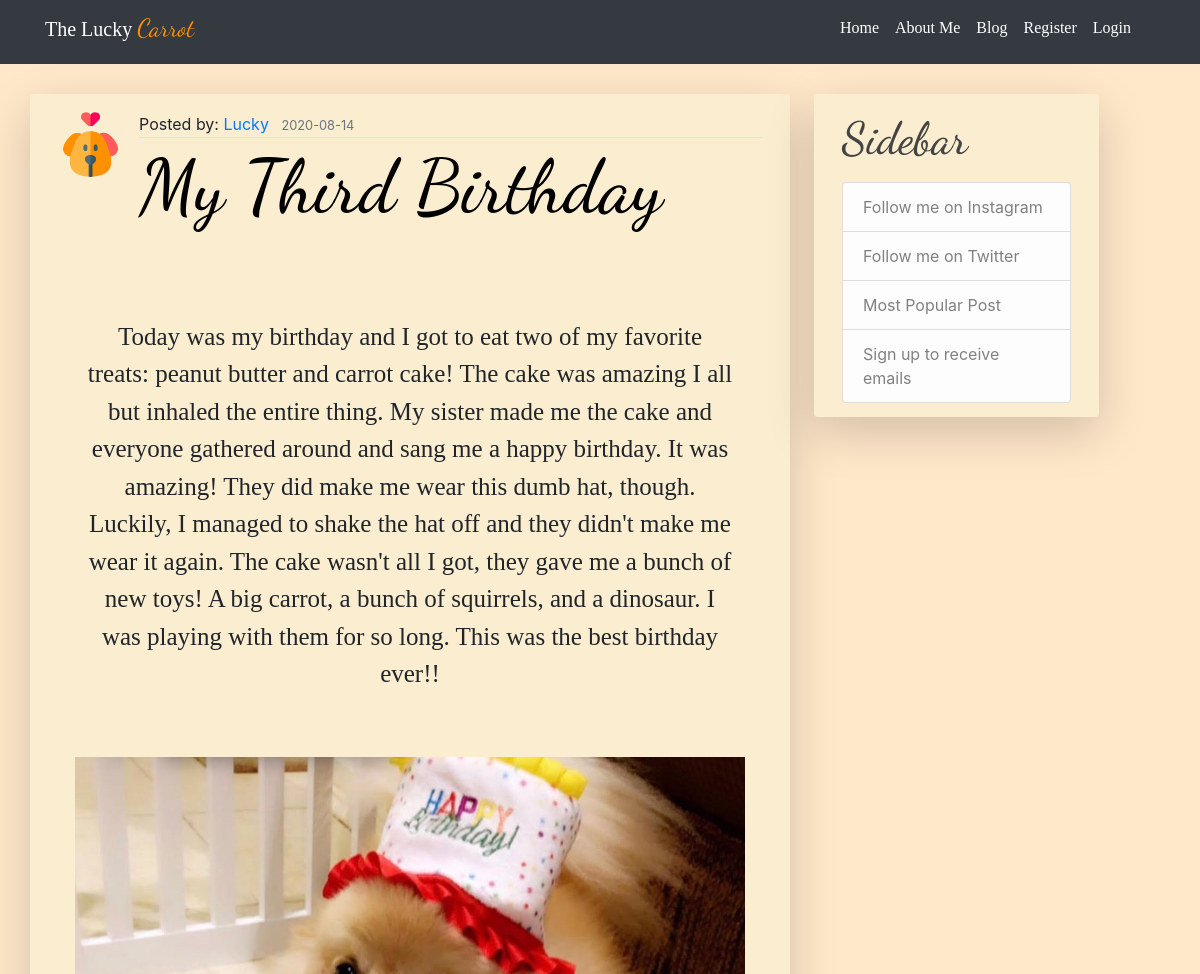
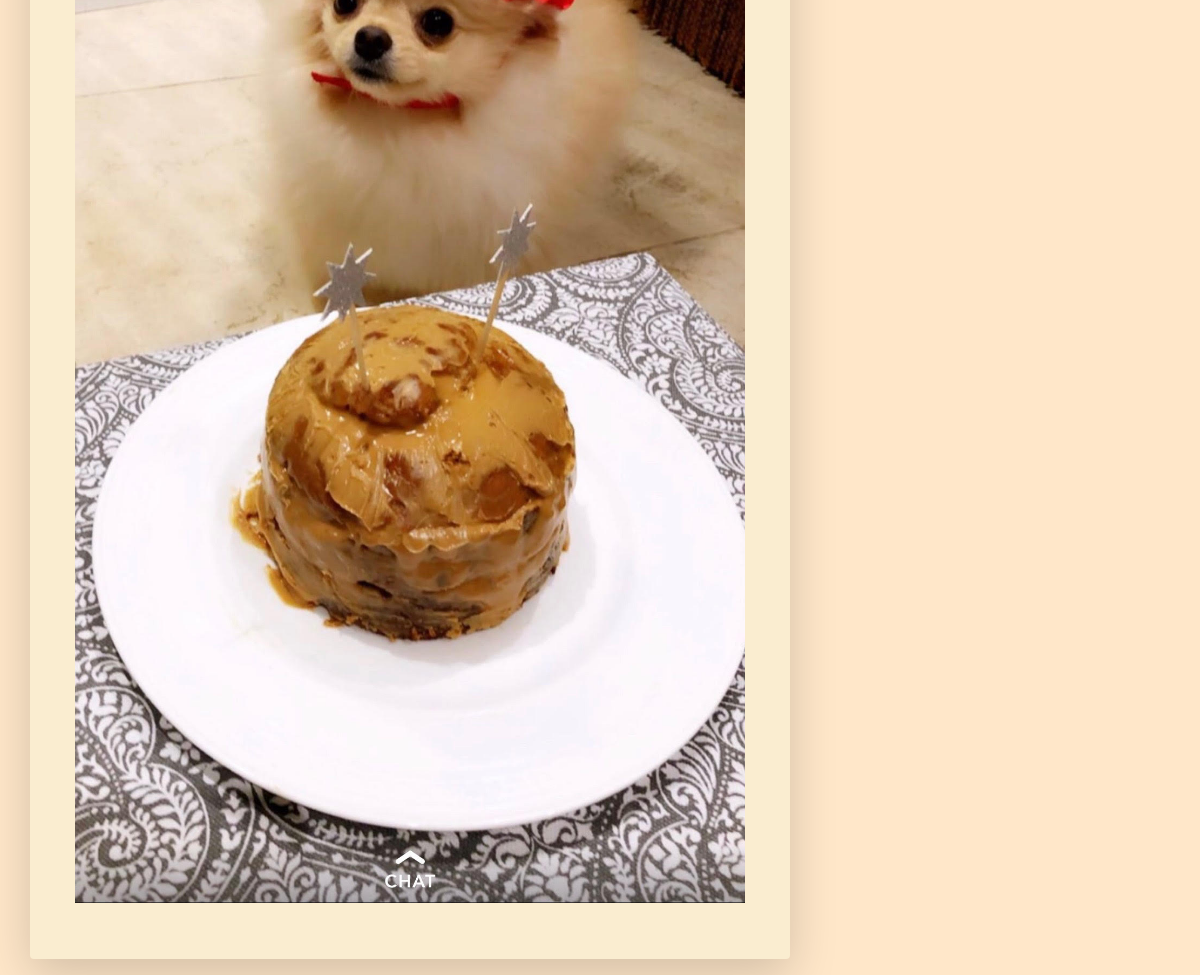
The app's page /blog/4 with its own data (2 pictures, top to bottom).
### luckycarrot/models.py (models this page shows, shortened)
class User(db.Model, UserMixin):
    id = db.Column(db.Integer, primary_key=True)
    username = db.Column(db.String(20), unique=True, nullable=False)
    email = db.Column(db.String(120), unique=True, nullable=False)
    password = db.Column(db.String(60), nullable=False)
    updates = db.Column(db.Boolean, unique=False, default=False, nullable=False)
    image_file = db.Column(db.String(20), nullable=False, default='default.png')
    admin_user = db.Column(db.Boolean, unique=False, default=False, nullable=False)
    posts = db.relationship('Post', backref='author', lazy=True)

class Post(db.Model):
    id = db.Column(db.Integer, primary_key=True)
    title = db.Column(db.String(100), nullable=False)
    date_posted = db.Column(db.DateTime, nullable=False,
                            default=datetime.utcnow)
    content = db.Column(db.Text, nullable=False)
    image_file = db.Column(db.String(20), nullable=False)
    user_id = db.Column(db.Integer, db.ForeignKey(
        'user.id'), nullable=False)

### luckycarrot/posts/routes.py (the view)
@posts.route('/blog/<int:post_id>')
def post(post_id):
    post = Post.query.get_or_404(post_id)
    return render_template('post.html', post=post)

### luckycarrot/templates/post.html (shortened to what this page needs)
{% extends 'main.html' %}
{% block links %}
<link rel="stylesheet" href="../static/css/blog.css" type="text/css">
{% endblock %}
{% block content %}
    <div class='container-xl'>
        <div class="row">
            <div class="col-8 shadow-lg p-2 mb-3 rounded borderBody">
                <article class='media content-section'>
                    <img class="rounded-circle article-img" src="{{ url_for('static', filename='profile_pictures/' + post.author.image_file)}}">
                    <div class='media-body'>
                        <div class="article-metadata">
                            <span>Posted by: <a class="mr-2" href="{{ url_for('main.about') }}">{{ post.author.username }}</a></span>
                            <small class='text-muted'>{{ post.date_posted.strftime('%Y-%m-%d') }}</small>
                        </div>
                        <h2 class="article-title post-header">{{ post.title }}</h2>
                    </div>
                </article>
                <p class="article-content post-content p-5">{{ post.content }}</p>
                <img class="img-fluid mx-auto d-block post-image pb-5" src="{{ url_for('static', filename='post_pictures/' + post.image_file) }}">
            </div>
            <div class="col-3 shadow-lg p-2 mb-3 ml-4 rounded borderBody" style="height:323px;">
                <div class="content-section">
                  <h3 class="article-title">Sidebar</h3>
                    <ul class="list-group">
                      <a href="https://www.instagram.com/luckyluluthepom/" class="list-group-item list-group-item-light sideBar">Follow me on Instagram</a>
                      <a href="#" class="list-group-item list-group-item-light sideBar">Follow me on Twitter</a>
                      <a href="#" class="list-group-item list-group-item-light sideBar">Most Popular Post</a>
                      <a href="{{ url_for('users.account') }}" class="list-group-item list-group-item-light sideBar">Sign up to receive emails</a>
                    </ul>
                </div>
              </div>
        </div>
    </div>
{% endblock %}

### luckycarrot/static/css/main.css (style rules this page uses)
body { background: #ffe7c9 !important; font-family: 'Bitter', serif; }
a { text-decoration: none !important; }
.borderBody { margin-top: 30px; background: #faedd0; }
.content-section { padding: 10px 20px; border-radius: 3px; margin-bottom: 20px; }

### luckycarrot/static/css/blog.css (style rules this page uses)
.article-title { color: #444444; font-family: 'Dancing Script', cursive; font-size: 45px; }
.article-content { font-size: 18px; font-family: 'Bitter', serif; }
.article-img { height: 65px; width: 65px; margin-right: 16px; }
.article-metadata { padding-bottom: 1px; margin-bottom: 4px; border-bottom: 1px solid #e3e3e3 }
.post-header { font-family: 'Dancing script', cursive; font-size: 75px; position: relative; color: black; }
.post-content { text-align: center; font-family: 'Bitter', serif; font-size: 25px; }
.post-image { width: 90%; }

### records on screen
User: image_file (placeholder picture), author.username "Lucky"
Post: date_posted "2020-08-14", title "My Third Birthday", content "Today was my birthday and I got to eat two of my favorite treats: peanut butter and carrot cake! The cake was amazing I all but inhaled the entire thing. My sister made me the cake and everyone gathered around and sang me a happy birthday. It was amazing! They did make me wear this dumb hat, though. Luckily, I managed to shake the hat off and they didn't make me wear it again. The cake wasn't all I got, they gave me a bunch of new toys! A big carrot, a bunch of squirrels, and a dinosaur. I was playing with them for so long. This was the best birthday ever!!", image_file (picture)
